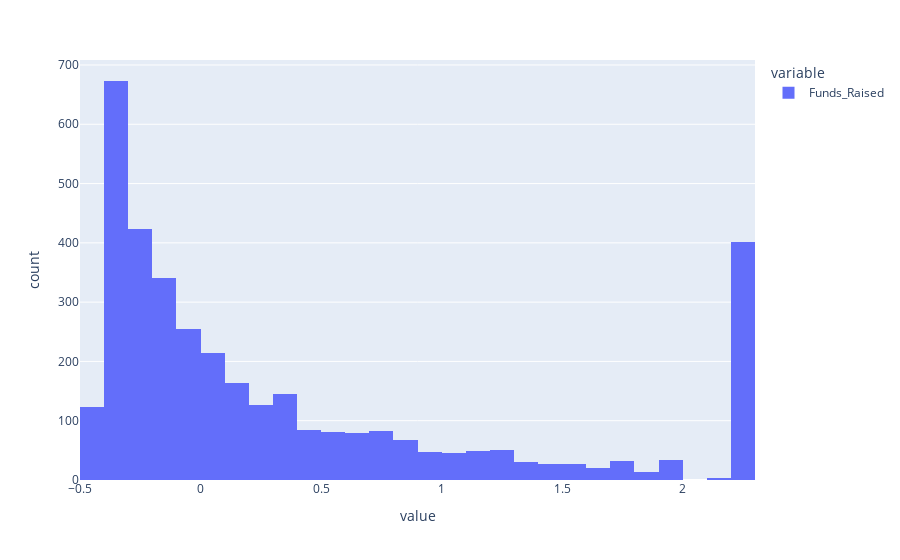

The cell this chart's notebook holds for it:
### Code cell
px.histogram(df['Funds_Raised'])

### Figure 1 — Plotly figure (JSON) as saved in the notebook; plotly's stock layout.template omitted (floating-point values rounded to 4 significant figures; data arrays with more than 128 entries replaced by an {"elided": "..."} marker saying what was removed)
{"data": [{"alignmentgroup": "True", "bingroup": "x", "hovertemplate": "variable=Funds_Raised<br>value=%{x}<br>count=%{y}<extra></extra>", "legendgroup": "Funds_Raised", "marker": {"color": "#636efa", "pattern": {"shape": ""}}, "name": "Funds_Raised", "offsetgroup": "Funds_Raised", "orientation": "v", "showlegend": true, "type": "histogram", "x": {"elided": "3642 float values"}, "xaxis": "x", "yaxis": "y"}], "layout": {"barmode": "relative", "legend": {"title": {"text": "variable"}, "tracegroupgap": 0}, "margin": {"t": 60}, "xaxis": {"anchor": "y", "domain": [0, 1], "title": {"text": "value"}}, "yaxis": {"anchor": "x", "domain": [0, 1], "title": {"text": "count"}}}}
